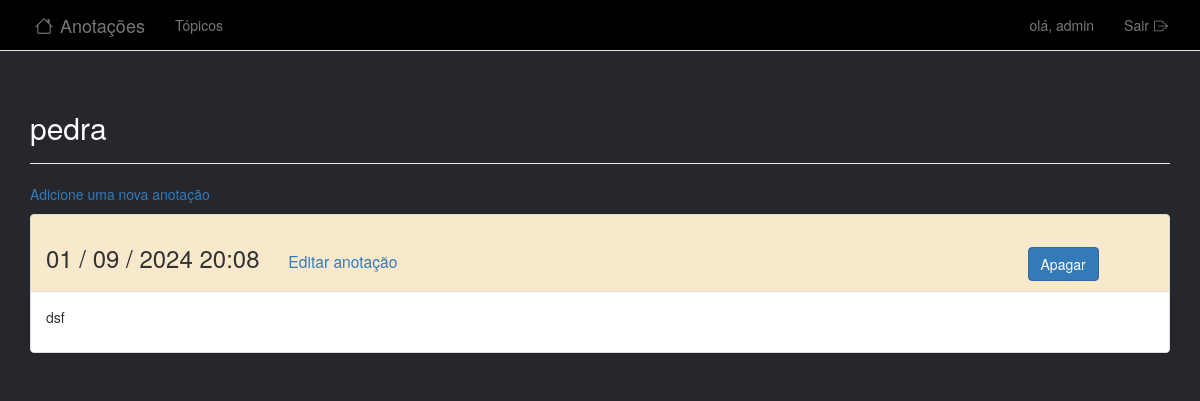
Page /topics/9/ (signed in) on the committed database.
### learning_logs/models.py (models this page shows, shortened)
class Topic(models.Model):
    text = models.CharField(max_length=200) # Definição de tamanho maximo de texto e tipo primitivo.
    date_added = models.DateTimeField(auto_now_add=True) # Data de criação de cada texto.
    owner = models.ForeignKey(User, on_delete=models.CASCADE) # chave estrangeita para registro de usuarios unicos.
    def __str__(self):
        return self.text # retorno do texto.

class Entry(models.Model):
    topic = models.ForeignKey(Topic, on_delete=models.CASCADE) # chave estrangeira do detentor do topico.
    text = models.TextField() # tipo de texto e seu tipo primitivo.
    date_added = models.DateTimeField(auto_now_add=True) # Data da criação de cada anotação.
    class Meta:
        verbose_name_plural = 'entries' # Retorno de nome em plural se ouver mais de uma anotação.

### learning_logs/views.py (the view)
# urls.py: path('topics/<topic_id>/', views.topic, name='topic'),# Rota para: pagina do topico.
@login_required
def topic(request, topic_id): # renderiza o topico desejado com sua id especifica.
    topic = Topic.objects.get(id = topic_id)
    if topic.owner != request.user:
        raise Http404
    entries = topic.entry_set.order_by('-date_added')
    context = {'topic': topic, 'entries': entries}
    return render(request, 'learning_logs/topic.html', context)

### learning_logs/templates/learning_logs/topic.html (shortened to what this page needs)
<!DOCTYPE html>
<html lang="pt-br">
<head>
</head>
<body>
    {% extends "learning_logs/base.html" %}
    {% load bootstrap3 %}
    {% block header %}
        <h2 class="switch">{{ topic }}</h2>
    {% endblock header %}
    {%block content%}
        <p>
            <a href="{% url 'new_entry'  topic.id %}">
                Adicione uma nova anotação
            </a>
        </p>
            {% for entry in entries%}
                    <div class="panel panel-default">
                        <div class="panel-heading color">
                            <h3>
                                {{ entry.date_added | date:'d / m / Y H:i'}}
                                <small class="space-a">
                                    <a href="{% url 'edit_entry' entry.id %}">Editar anotação</a>
                                </small>
                                <div class="btnt">
                                    <form action="{% url 'delete_entry' entry.id%}" method="post">
                                    <small>
                                        {% buttons %}
                                            <button type="submit" class="btn btn-primary">Apagar</button>
                                        {% endbuttons %}
                                    </small>
                                    </form>
                                </div>
                            </h3>
                        </div>
                        <div class="panel-body">
                            {{ entry.text | linebreaks|truncatechars:"80" }}
                        </div>
                    </div>
            {%empty%}
                <p class="switch">Não há registro.</p>
            {% endfor %}
    {% endblock content %}

### learning_logs/templates/learning_logs/base.html (shortened to what this page needs)
<!DOCTYPE html>
<html lang="pt-br">
    <head>
        {% load bootstrap3 %}
        {% load static %}
        <link rel="stylesheet" href="https://cdn.jsdelivr.net/npm/bootstrap-icons@1.11.3/font/bootstrap-icons.min.css">
        <link rel="stylesheet" href="{% static 'css/navegacao.css' %}">
        {% bootstrap_css %}
</head>
<body id="back">
    <nav  class="navbar navbar-default navbar-static-top">
        <div  class="container bar">
            <div class="navbar-header">
                <a class="navbar-brand" href="{% url 'index' %}"><i class="bi bi-house"></i>
                    Anotações
                </a>
            </div>
            <div id="navbar">
                <ul class="nav navbar-nav space">
                    <li><a href="{% url 'topics' %}">Tópicos</a></li>
                </ul>
                <ul class="nav navbar-nav navbar-right">
                    {% if user.is_authenticated %}
                        <li><a href="">olá, {{ user.username }}</li></a>
                        <li><a href="{% url 'logout'%}">Sair<i class="bi bi-box-arrow-right"></i></a></li>
                    {% else %}
                        <li><a href="{% url 'register'   %}">Registrar</a></li>
                        <li><a href="{% url 'login' %}">Entrar</a></li>
                    {% endif %}
                </ul>
            </div>
        </div>
    </nav>
    <div class="container">
        <div class="page-header">
            {% block header %}{% endblock header %}
        </div>
        <div>
            {% block content %}{% endblock content %}
        </div>
    </div>
</body>
</html>

### static/css/navegacao.css (style rules this page uses)
body { background-color: black; }
.navbar.navbar-default.navbar-static-top { color: white; background-color: black; }
i { margin-right: 2px; margin-left: 5px; }
#back { background-color: #25272d; }
.switch { color: white; }
div.panel-heading.color, div.color { background-color: rgba(245, 222, 179, 0.658); }
div.btnt { display: inline; float: right; margin-right: 5%; }
.space-a { padding-left: 2%; }

### rows in the picture
Topic: text "pedra"
Entry: date_added "01 / 09 / 2024 20:08", text "dsf"

### other values in the picture
{{ user.username }} "admin"
